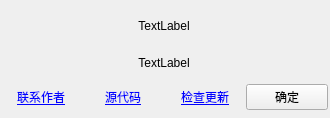
<?xml version="1.0" encoding="UTF-8"?>
<ui version="4.0">
 <class>AboutDialog</class>
 <widget class="QDialog" name="AboutDialog">
  <property name="geometry">
   <rect>
    <x>0</x>
    <y>0</y>
    <width>330</width>
    <height>118</height>
   </rect>
  </property>
  <property name="sizePolicy">
   <sizepolicy hsizetype="Preferred" vsizetype="Preferred">
    <horstretch>0</horstretch>
    <verstretch>0</verstretch>
   </sizepolicy>
  </property>
  <property name="minimumSize">
   <size>
    <width>330</width>
    <height>118</height>
   </size>
  </property>
  <property name="maximumSize">
   <size>
    <width>330</width>
    <height>118</height>
   </size>
  </property>
  <property name="windowTitle">
   <string>Dialog</string>
  </property>
  <property name="windowIcon">
   <iconset resource="resources/resources.qrc">
    <normaloff>:/image/jcr-logo.jpg</normaloff>:/image/jcr-logo.jpg</iconset>
  </property>
  <widget class="QWidget" name="verticalLayoutWidget">
   <property name="geometry">
    <rect>
     <x>0</x>
     <y>10</y>
     <width>328</width>
     <height>100</height>
    </rect>
   </property>
   <layout class="QVBoxLayout" name="verticalLayout_3">
    <property name="spacing">
     <number>6</number>
    </property>
    <property name="sizeConstraint">
     <enum>QLayout::SetDefaultConstraint</enum>
    </property>
    <item>
     <widget class="QLabel" name="label_version">
      <property name="text">
       <string>TextLabel</string>
      </property>
      <property name="alignment">
       <set>Qt::AlignCenter</set>
      </property>
     </widget>
    </item>
    <item>
     <widget class="QLabel" name="label_author">
      <property name="text">
       <string>TextLabel</string>
      </property>
      <property name="alignment">
       <set>Qt::AlignCenter</set>
      </property>
     </widget>
    </item>
    <item>
     <layout class="QHBoxLayout" name="horizontalLayout">
      <property name="spacing">
       <number>0</number>
      </property>
      <property name="sizeConstraint">
       <enum>QLayout::SetMinimumSize</enum>
      </property>
      <item>
       <widget class="QPushButton" name="pushButton_email">
        <property name="font">
         <font>
          <underline>true</underline>
         </font>
        </property>
        <property name="styleSheet">
         <string notr="true">color: rgb(0, 0, 255);</string>
        </property>
        <property name="text">
         <string>联系作者</string>
        </property>
        <property name="flat">
         <bool>true</bool>
        </property>
       </widget>
      </item>
      <item>
       <widget class="QPushButton" name="pushButton_code">
        <property name="font">
         <font>
          <underline>true</underline>
         </font>
        </property>
        <property name="styleSheet">
         <string notr="true">color: rgb(0, 0, 255);</string>
        </property>
        <property name="text">
         <string>源代码</string>
        </property>
        <property name="flat">
         <bool>true</bool>
        </property>
       </widget>
      </item>
      <item>
       <widget class="QPushButton" name="pushButton_update">
        <property name="sizePolicy">
         <sizepolicy hsizetype="Minimum" vsizetype="Fixed">
          <horstretch>0</horstretch>
          <verstretch>0</verstretch>
         </sizepolicy>
        </property>
        <property name="font">
         <font>
          <underline>true</underline>
         </font>
        </property>
        <property name="styleSheet">
         <string notr="true">color: rgb(0, 0, 255);</string>
        </property>
        <property name="text">
         <string>检查更新</string>
        </property>
        <property name="flat">
         <bool>true</bool>
        </property>
       </widget>
      </item>
      <item>
       <widget class="QPushButton" name="pushButton_OK">
        <property name="text">
         <string>确定</string>
        </property>
       </widget>
      </item>
     </layout>
    </item>
   </layout>
  </widget>
 </widget>
 <resources>
  <include location="resources/resources.qrc"/>
 </resources>
 <connections/>
</ui>
